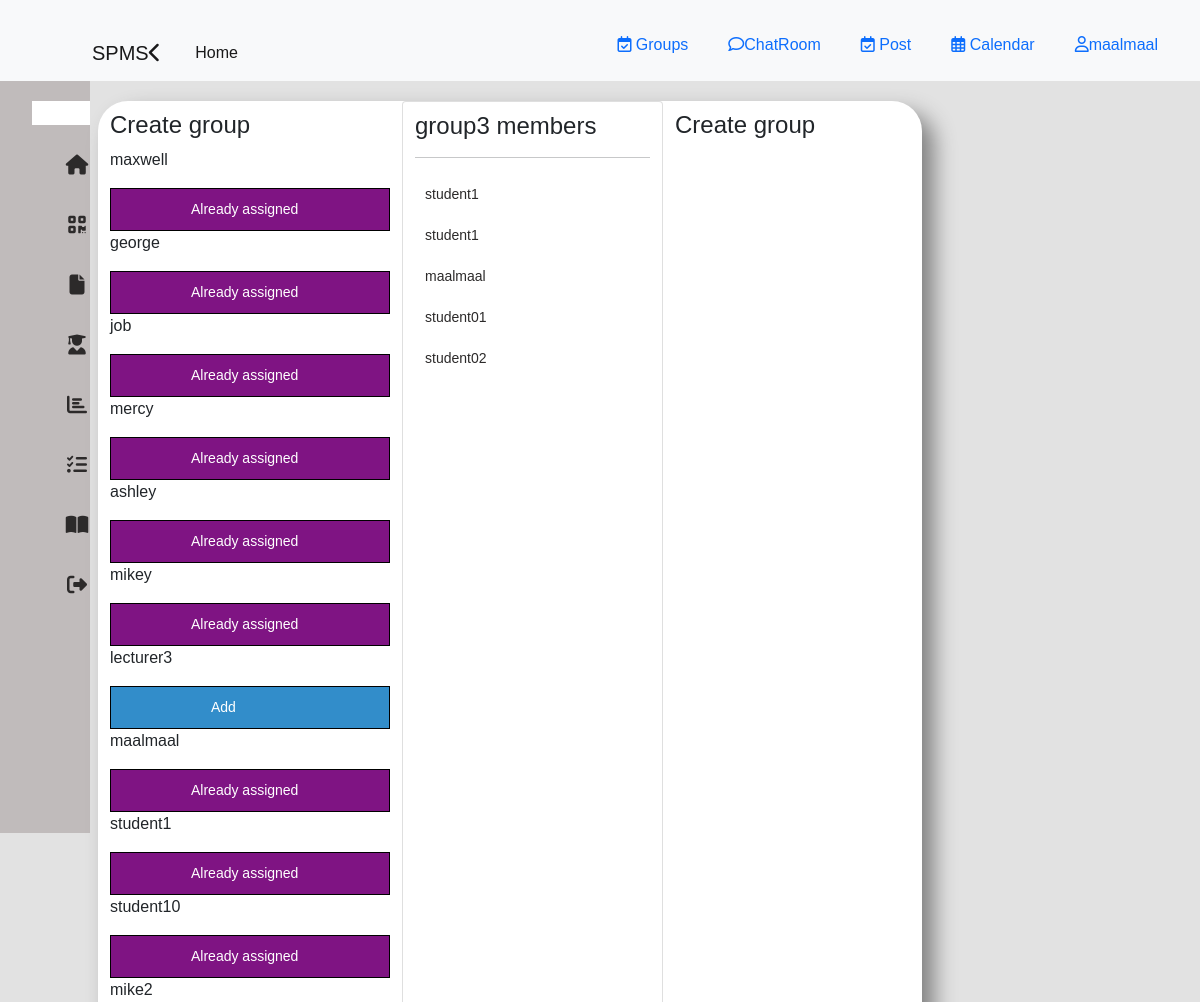
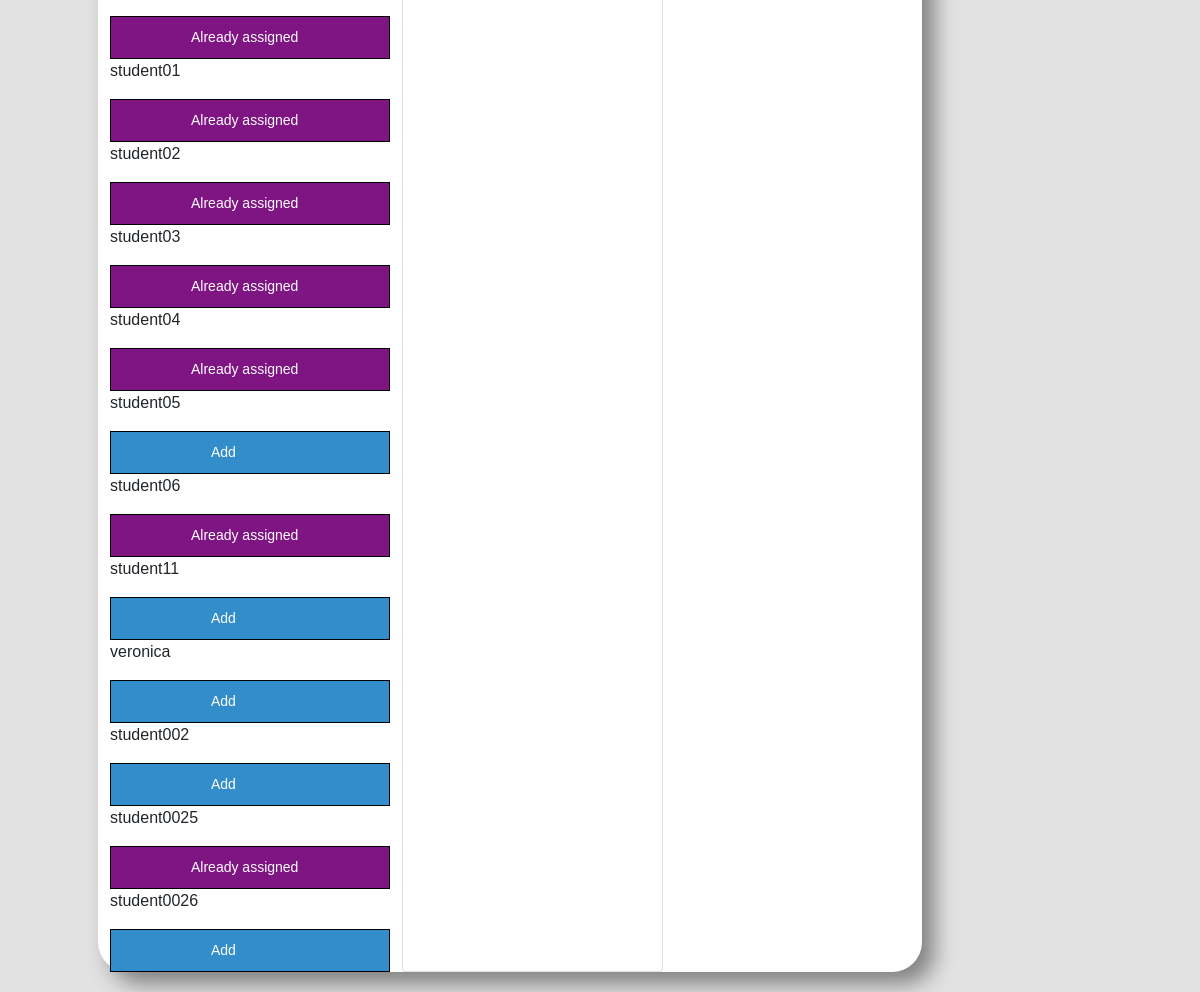
The app's page /participants-home/ (signed in) with its own data (2 pictures, top to bottom).
### main/models.py (models this page shows)
class Student(models.Model):
    user = models.OneToOneField(User, on_delete=models.CASCADE, null=True,blank=True, related_name='users')
    assignedgroup = models.BooleanField(default=False)
    def __str__(self):
        return self.user.username

class GroupDiscussion(models.Model):
    student = models.ForeignKey(Student, on_delete=models.CASCADE, null=True, blank=True, related_name='discussion')
    name= models.CharField(max_length=200)
    progress =  models.CharField(default=1,  max_length=200)
    def __str__(self):
        return self.name

### main/views.py (the view, shortened to what this page needs)
# urls.py: path('participants-home/', views.participants_home, name="participants-home"),
@csrf_exempt
def participants_home(request):
   user = request.user
   student = Student.objects.get(user=user)
   students = Student.objects.all()
   group = GroupDiscussion.objects.all().filter(student=student).first()
   members=[]
   if group is None:
        None
   else:
        members = GroupDiscussion.objects.filter(name=group.name)
   if group is None:
        group_exist = False
   else:
        group_exist = True
        name = str(group.name)
        request.session['name'] = name
   return render(request, 'main/participantshome.html',{"students":students, "group":group,"group_exist":group_exist,"members":members})

### main/templates/main/participantshome.html (shortened to what this page needs)
{%extends 'partials/base.html'%}
{%block content%}
{%load static%}
{% include 'partials/topnav.html'%}
<div class="container-mod">
    {% include 'partials/sidebar.html'%}
     <div class="main">
    <div class="row">
        <div class="col">
            <h4 style="margin-top: 10px;"> Create group </h4>
            {% for student in students %}
            <p>{{student}}</p>
            {%if student.assignedgroup%}
            <a style="border:1px solid black; padding-left:80px;background-color:rgb(127, 20, 131);color:white;" href=""> Already assigned </a>
            {%else%}
            <a style="border:1px solid black; padding-left:100px;background-color:rgb(50, 141, 202); color:white;" href="{% url 'add-participant' student.id %}"> Add </a>
            {%endif%}
            {%endfor%}
        </div>
        <div class="col card">
            <div style="margin-top:10px;">
              <h4>{{ group }} members</h4> <hr>
            </div>
            {% for member in members %}
            <a href="/"> {{ member.student }}</a>
            {%endfor%}
        </div>
        <div class="col">
            <h4 style="margin-top: 10px;"> Create group </h4>
       </div>
    </div>
</div>
</div>
{%endblock%}

### main/templates/partials/topnav.html (shortened to what this page needs)
{% extends 'partials/base.html'%}
{% block content%}
{% load static%}
<link rel="stylesheet" href="{% static 'css/topnav.css'%}">
{% block navbar%}
<section class="nav-section">
 <nav class="navbar navbar-expand-lg navbar-light bg-light">
  <div class="container-fluid">
    <a class="navbar-brand" href="#" style="padding-left:80px; padding-top:30px;">SPMS<i class="fa-solid fa-chevron-left"></i></a>
    <div class="collapse navbar-collapse" id="navbarSupportedContent">
      <ul class="navbar-nav me-auto mb-2 mb-lg-0">
        <li class="nav-item">
          <a class="nav-link active" aria-current="page" href="/home">Home</a>
        </li>
      </ul>
      <div class="d-flex">
        <ul style="display: flex;">
          <li class="nav-item" style="list-style: none; padding-right: 30px;">
            <a href="/group" style="text-decoration: none;"><i class="fa-regular fa-calendar-check"></i> Groups</a>
        </li>
          {%if group == 'lecturer'%}
          {% else %}
          <li class="nav-item" style="list-style: none; padding-right: 30px;">
            <a href="/chat" style="text-decoration: none; "><i class="fa-regular fa-comment"></i>ChatRoom</a>
          </li>
          {% endif %}
           {%if group == 'student'%}
           {% else %}
            <li class="nav-item" style="list-style: none; padding-right: 30px;">
                <a href="/create-post" style="text-decoration: none;"><i class="fa-regular fa-calendar-check"></i> Post</a>
            </li>
            {% endif %}
            <li class="nav-item" style="list-style: none; padding-right: 30px;">
                <a href="#" style="text-decoration: none;"><i class="fa-regular fa-calendar"></i> Calendar</a>
            </li>
            {% if user.is_authenticated%}
            <li class="nav-item" style="list-style: none; padding-right: 30px;">
                <a href="#" style="text-decoration: none;"><i class="fa-regular fa-user"></i>{{user.username}}</a>
            </li>
            {% else %}
            <li class="nav-item">
                <a class="nav-link" href="/login"> login</a>
            </li>
            {% endif %}
        </ul>
      </div>
    </div>
  </div>
  </nav>
    </section>
    {% endblock%}
{% endblock %}

### static/css/topnav.css (style rules this page uses)
* { padding: 0; margin: 0; box-sizing: border-box; }
body { background:rgb(246, 252, 252) ; }
.row { background-color: white; border-radius: 30px; box-shadow: 12px 12px 22px grey; }

### static/css/sidebar.css (style rules this page uses)
* { margin: 0; padding: 0; outline: none; border: none; text-decoration: none; box-sizing: border-box; font-family: "Poppins", sans-serif; }
body { background: rgb(226, 226, 226); }
ul { list-style-type: none; }
.container-mod a { position: relative; width: 280px; font-size: 14px; color: rgb(44, 42, 42); display: table; padding: 10px; text-decoration: none; }
.nav-item { position: relative; top: 12px; margin-left: 10px; }
.container-mod { display: flex; }
.main { position: relative; padding: 20px; width: 70%; border-radius: 40px; }
.row:after { content: ""; display: table; clear: both; }

### records on screen
Student: user.username "maxwell", assignedgroup "Already assigned"
Student: user.username "george", assignedgroup "Already assigned"
Student: user.username "job", assignedgroup "Already assigned"
Student: user.username "mercy", assignedgroup "Already assigned"
Student: user.username "ashley", assignedgroup "Already assigned"
Student: user.username "mikey", assignedgroup "Already assigned"
Student: user.username "lecturer3", assignedgroup "Add"
Student: user.username "maalmaal", assignedgroup "Already assigned"
Student: user.username "student1", assignedgroup "Already assigned"
Student: user.username "student10", assignedgroup "Already assigned"
Student: user.username "mike2", assignedgroup "Already assigned"
Student: user.username "student01", assignedgroup "Already assigned"
Student: user.username "student02", assignedgroup "Already assigned"
Student: user.username "student03", assignedgroup "Already assigned"
Student: user.username "student04", assignedgroup "Already assigned"
Student: user.username "student05", assignedgroup "Add"
Student: user.username "student06", assignedgroup "Already assigned"
Student: user.username "student11", assignedgroup "Add"
Student: user.username "veronica", assignedgroup "Add"
Student: user.username "student002", assignedgroup "Add"
Student: user.username "student0025", assignedgroup "Already assigned"
Student: user.username "student0026", assignedgroup "Add"
GroupDiscussion: name "group3", student "maalmaal"
GroupDiscussion: student "student1"
GroupDiscussion: student "student1"
GroupDiscussion: student "student01"
GroupDiscussion: student "student02"

### other values on screen
{{ user.username }} "maalmaal"
